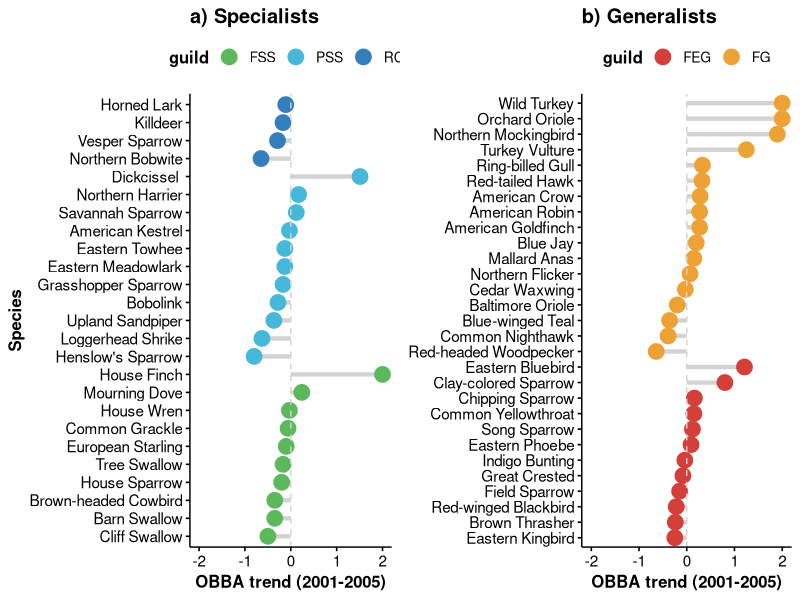

Write R code to recreate this figure.
# Script to make dotchart of annual population trends for bird species
# from the Ontario Breeding Bird Atlas (OBBA) between 2001 and 2005.
# (Supplementary figure)

# load packages
require(ggplot2)
require(tidyverse)
require(ggpubr)
require(ggsci)

# import OBBA trends (subsetted to final list of farmland birds for Ontario)
obba <- read.csv("data/obbatrends.csv")

# plot dotchart of specialists' trends 
S <- ggdotchart(obba[grep("S", obba$guild),], 
   x = "commonName", y = "trend",
   color = "guild",                              # Color by groups
   palette = c("#5CB85C", "#46B8DA", "#357EBD", "#9632B8"),
   sorting = "descending",                       # Sort value in descending order
   add = "segments",                             # Add segments from y = 0 to dots
   add.params = list(color = "lightgray", size = 1.5), # Change segment color and size
   group = "guild",                                # Order by groups
   dot.size = 5,  # Large dot size
   rotate = TRUE, 
   ggtheme = theme_pubr()) +                      # ggplot2 theme
  geom_hline(yintercept = 0, linetype = 2, color = "lightgray") +
  xlab("Species") + ylab("OBBA trend (2001-2005)") + ylim(c(-2,2)) +
  theme(axis.text = element_text(size = 11), 
        axis.title = element_text(size = 12,face = "bold"),
        legend.text = element_text(size = 10),
        legend.title = element_text(size = 12, face = "bold"),
        legend.position = "top",
        title = element_text(size = 12, face = "bold")) +
  ggtitle("a) Specialists")

# plot dotchart of generalists' trends 
G = ggdotchart(obba[grep("G", obba$guild),], x = "commonName", y = "trend",
                 color = "guild",
                 palette = c("#D43F3A", "#eea236"), 
                 # Color by groups
                 sorting = "descending", # Sort value in descending order
                 add = "segments", # Add segments from y = 0 to dots
                 add.params = list(color = "lightgray", size = 1.5), # Change segment color and size
                 group = "guild",  # Order by groups
                 dot.size = 5,  # Large dot size
                 rotate = TRUE, 
                 ggtheme = theme_pubr())+ # ggplot2 theme
  geom_hline(yintercept = 0, linetype = 2, color = "lightgray") +
  ylab("OBBA trend (2001-2005)") + xlab(NULL) + ylim(c(-2,2)) +
  theme(axis.text = element_text(size = 11), 
        axis.title = element_text(size = 12,face = "bold"),
        legend.text = element_text(size = 10),
        legend.title = element_text(size = 12, face = "bold"),
        legend.position = "top",
        title = element_text(size = 12, face = "bold")) +
  ggtitle("b) Generalists")

# generate 2-panelled plot and save figure
png("figures/obbatrend.png", width = 700, height = 600)
gridExtra::grid.arrange(S, G, ncol = 2)
dev.off()
